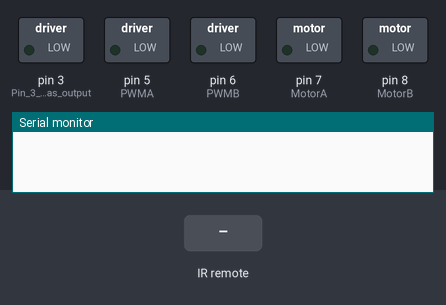
The sketch below on a simulated Arduino Uno, built with avr-gcc and run on an emulated ATmega328P. Shown: switched loads named in the sketch (green lamp = pin HIGH), the last lines printed to the serial monitor. Inputs (shaded band) come from the test bench.

Above: at 1.2 s.
1.3 s: infrared code 0xFF629D received
At 2.5 s:
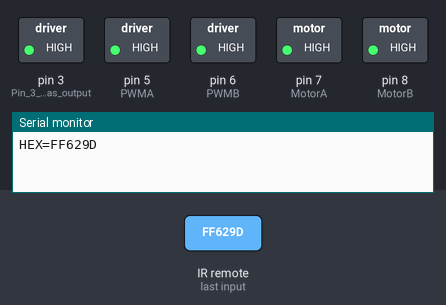
2.8 s: infrared code 0xFFA857 received
At 3.7 s:
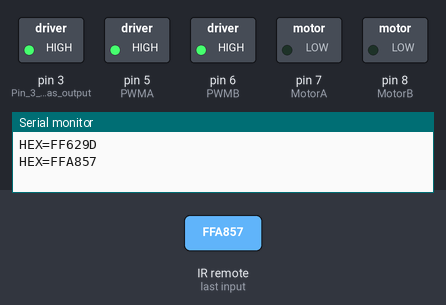
4.3 s: infrared code 0xFFC23D received
At 4.8 s:
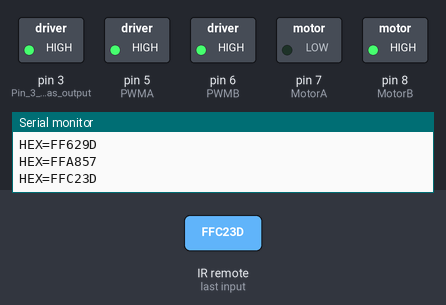
5.8 s: infrared code 0xFF22DD received
At 7.0 s:
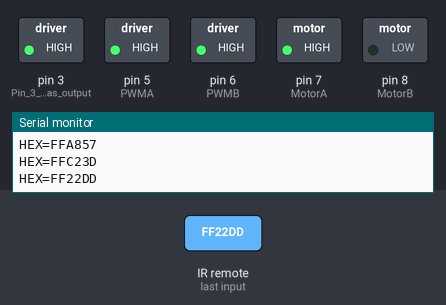
7.3 s: infrared code 0xFF02FD received
At 8.3 s:
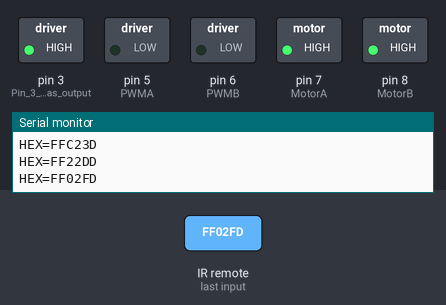
Timing chart, 0 to 9.8 s (numbered marks = the images above; inputs shaded):
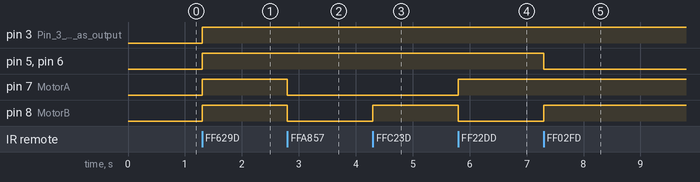

Measured:
- after the input at 1.3 s, pin 3 (Pin_3_set_as_output), pin 5 (PWMA), pin 6 (PWMB), pin 7 (MotorA), pin 8 (MotorB): LOW → HIGH at once
- after the input at 2.8 s, pin 7 (MotorA), pin 8 (MotorB): HIGH → LOW at once
- after the input at 4.3 s, pin 8 (MotorB): LOW → HIGH at once
- after the input at 5.8 s, pin 7 (MotorA): LOW → HIGH at once; pin 8 (MotorB): HIGH → LOW at once
- after the input at 7.3 s, pin 5 (PWMA), pin 6 (PWMB): HIGH → LOW at once; pin 8 (MotorB): LOW → HIGH at once

The sketch:

Robot_car_+_IR_Kevin_Sarmiento_Tapia_2291323.ino
```cpp
/*
  Robot car + IR

  The program's goal is to control the car by using an IR (Infrared Remote).

  The program's theme is to include the library "<IRemote.h>" to configure the IR.
*/
#include <IRremote.h> // Includes the library "<IRemote.h>"" to configure the IR.

const int RECV_PIN = 9; // Define sensor pin.

IRrecv irrecv(RECV_PIN); // Define IR Receiver and Results Objects.
decode_results results;

unsigned long lastCode; // Stores the value of the last code.
int MotorA=7; // Motor A of the car connected to pin 7.
int MotorB=8; // Motor B of the car connected to pin 8.
int PWMA=5; // PWMA (Pulse With Modulation A) connected to pin 5 .
int PWMB=6; // PWMB (Pulse With Modulation B) connected to pin 6.
int Speed=255; // Stores the values of the speed, inicially it is 255 (Max speed).

void setup() { // This program will run once:
irrecv.enableIRIn(); // Initialize the IR.
pinMode(MotorA, OUTPUT); // Pin Motor A set as output.
pinMode(MotorB, OUTPUT); // Pin Motor B set as output.
pinMode(PWMA, OUTPUT); // Pin PWMA set as output.
pinMode(PWMB, OUTPUT); // Pin PWMB set as output.
pinMode(3, OUTPUT); // Pin 3 set as output.
Serial.begin(9600); // Initialize the serial monitor.
}

void loop() { // This program will run forever:
if (irrecv.decode(&results)){ // this is to configure the buttons of the IR
  // The serial monitor will print the value of every button we press in HEX.
  Serial.print("HEX=");
  Serial.println(results.value, HEX);
        if(results.value == 0xFFFFFFFF){ // If we hold any button, it will run the code that was assigned to it.
            results.value = lastCode;
       }
       if(results.value == 0xFF7A85){ // The button "3" (FF7A85 in HEX) has the action of changing the speed to the half.
          Speed=127;
       }
       if(results.value == 0xFF10EF){ // The button "4" (FF10EF in HEX) has the action of changing the speed to its maximum.
          Speed=255;
       }
        if(results.value == 0xFF629D){ // The button "VOL+" (FF629D in HEX) has the action of moving the car forward.
          forward(Speed);
          }
       if(results.value == 0xFFA857){ // The button "VOL-" (FFA857 in HEX) has the action of moving the car backward.
        backward(Speed);
       }
       if(results.value == 0xFFC23D){ // The button ">>|" (FFC23D in HEX) has the action of turning the car to the right.
        right(Speed);
       }
       if(results.value == 0xFF22DD){ // The button "|<<" (FF22DD in HEX) has the action of turning the car to the left.
        left(Speed);
       }
       if(results.value == 0xFF02FD){ // The button ">||" (FF02FD in HEX) has the action of stopping the car.
        Stop();
       }
     irrecv.resume(); // Resumes the IR.
}
}

void forward(int x){ // Function to called "forward".
  /* The function "fordward" makes the car go forward by using this methode:
      1. The Motor A has to go forward, so we give high voltage (1) to its pin
      2. The Motor B also has to go forward, so we give high voltage (1) to its pin.
      3. The pin 3 will always have high voltage (1).
      4. The pins for PWMA and PWMB will be the speed of the car we assign.
  */
  digitalWrite(3, 1);
  digitalWrite(MotorA,1);
  analogWrite(PWMA, x);
  digitalWrite(MotorB, 1);
  analogWrite(PWMB, x);
}
void backward(int x){ // Function called "backward".
  /* The function "backward" makes the car go backwards by using this methode:
      1. The Motor A has to go backward, so we give low voltage (0) to its pin
      2. The Motor B also has to go backward, so we give low voltage (0) to its pin.
      3. The pin 3 will always have high voltage (1).
      4. The pins for PWMA and PWMB will be the speed of the car we assign.
  */
  digitalWrite(3, 1);
  digitalWrite(MotorA,0);
  analogWrite(PWMA, x);
  digitalWrite(MotorB, 0);
  analogWrite(PWMB, x);
}
void left(int x){ // Function called "left".
  /* The function "left" makes the car turn to the left by using this methode:
      1. The Motor A has to go forward, so we give high voltage (1) to its pin
      2. The Motor B has to go backwards, so we give low voltage (0) to its pin.
      3. The pin 3 will always have high voltage (1).
      4. The pins for PWMA and PWMB will be the speed of the car we assign.
  */
  digitalWrite(3, 1);
  digitalWrite(MotorA,1);
  analogWrite(PWMA, x);
  digitalWrite(MotorB, 0);
  analogWrite(PWMB, x);
}
void right(int x){ // Function called "right".
  /* The function "right" makes the car turn to the right by using this methode:
      1. The Motor A has to go backward, so we give low voltage (0) to its pin
      2. The Motor B has to go forward, so we give high voltage (1) to its pin.
      3. The pin 3 will always have high voltage (1).
      4. The pins for PWMA and PWMB will be the speed of the car we assign.
  */
  digitalWrite(3, 1);
  digitalWrite(MotorA,0);
  analogWrite(PWMA, x);
  digitalWrite(MotorB, 1);
  analogWrite(PWMB, x);
}
void Stop(){ // Function called "stop".
  /* The function "stop" stops the car by using this methode:
      1. The Motor A has to go fordward, so we give high voltage (1) to its pin
      2. The Motor B also has to go forward, so we give high voltage (1) to its pin.
      3. The pin 3 will always have high voltage (1).
      4. The pins for PWMA and PWMB will have no speed as we want the car to stop.
  */
  digitalWrite(3, 1);
  digitalWrite(MotorA,1);
  analogWrite(PWMA, 0);
  digitalWrite(MotorB, 1);
  analogWrite(PWMB, 0);
}
```
